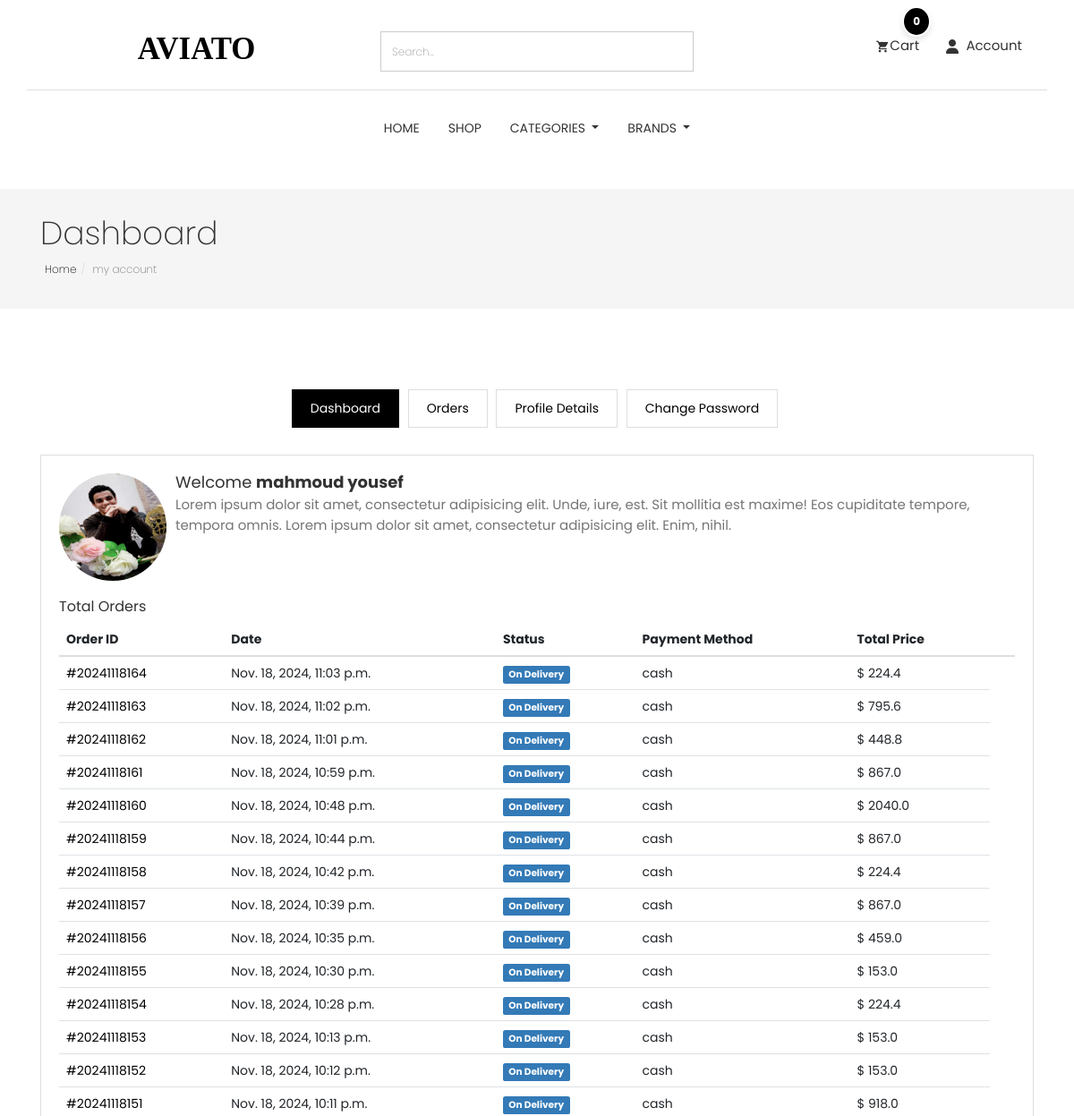
/accounts/dashboard/ (signed in, upper part), run on an earlier commit of the app's database.
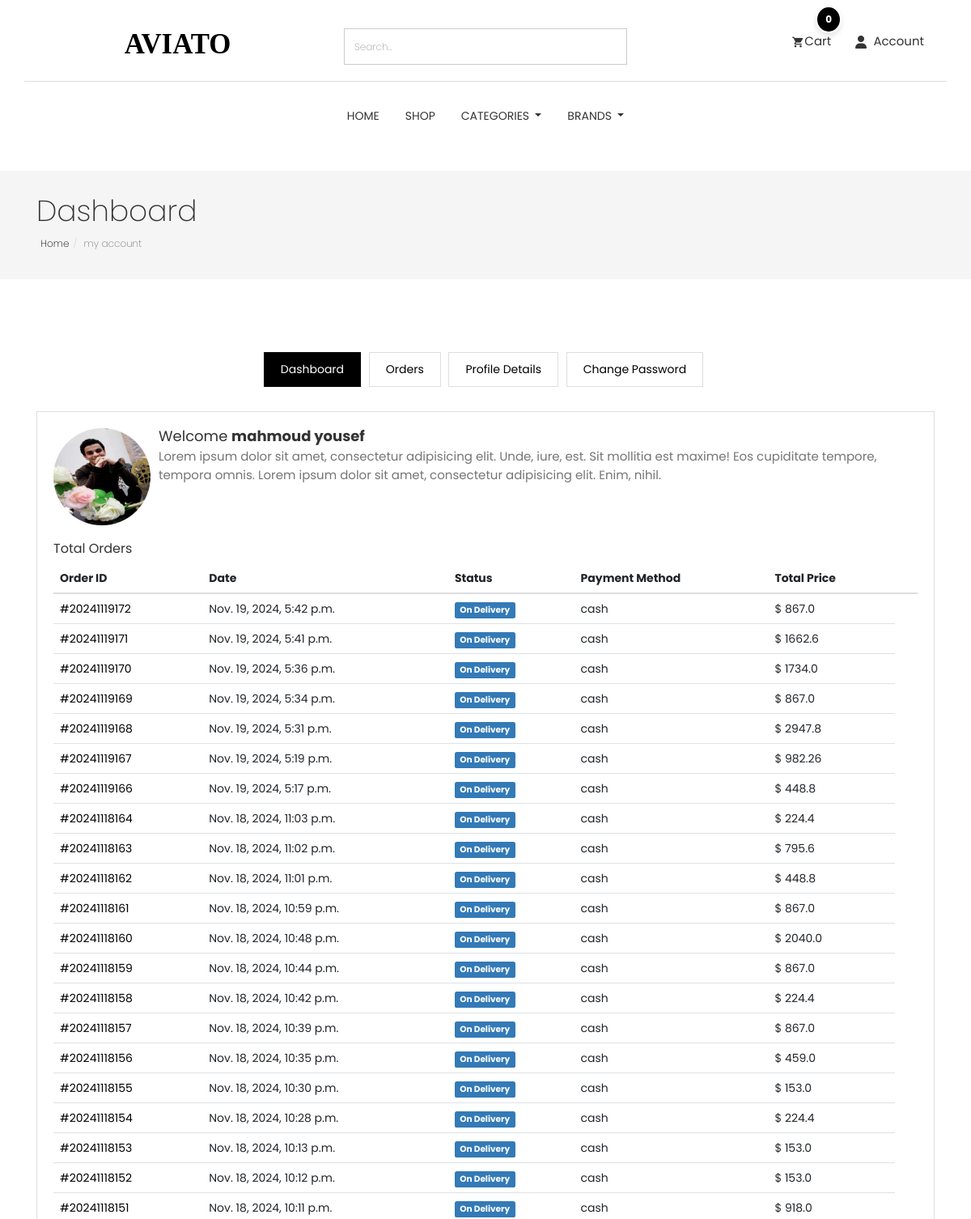
And on a later commit of the database.
### order/models.py (models this page shows, shortened)
class Order(models.Model):
    STATUS = (
        ('New', 'New'),
        ('On Delivery', 'On Delivery'),  # Add On Delivery status here
        ('Completed', 'Completed'),
        ('Cancelled', 'Cancelled'),
    )
    user = models.ForeignKey(User, verbose_name=_("user order"),on_delete=models.SET_NULL , null=True)
    payment = models.ForeignKey(Payment,  verbose_name=_("payment order"),on_delete=models.SET_NULL ,blank=True , null=True)
    order_number = models.CharField(_("order_number"),max_length=50)
    first_name = models.CharField(_("first_name"),max_length=50)
    last_name = models.CharField(_("last_name"),max_length=50)
    phone = models.CharField(_("phone"),max_length=50)
    zip_code = models.CharField(_("zip_code"),max_length=50,blank=True)
    email = models.EmailField(_("email"), max_length=254)
    address_line_1 = models.CharField(_("address_line_1"), max_length=50)
    address_line_2 = models.CharField(_("address_line_2"), max_length=50 , blank=True)
    country = models.CharField(_("country"), max_length=50 )
    state = models.CharField(_("state"), max_length=50 )
    payment_method = models.CharField(_("payment_method"), max_length=50 )
    city = models.CharField(_("city"), max_length=50 )
    order_note = models.CharField(_("order_note"), max_length=1000 , blank=True)
    order_total = models.FloatField(_("order_total"),)
    tax = models.FloatField(_("tax"),)
    status = models.CharField(_("status"),choices=STATUS,default='New' , max_length=15)
    ip = models.CharField(_("ip"),max_length=50  ,blank=True)
    is_orderd = models.BooleanField(_("is_orderd"),default=False)
    created_at = models.DateTimeField(_("created_at"), default=timezone.now)
    updated_at = models.DateTimeField(_("updated_at"),default=timezone.now)
    class Meta:
        verbose_name = _("Orders")
        verbose_name_plural = _("Orders")

### accounts/views.py (the view)
# urls.py: path('dashboard/' , views.dashboard , name="dashboard" ),
@login_required(login_url='login')
def dashboard(request):
    profile=Profile.objects.get(user=request.user)
    orders = Order.objects.order_by('-created_at').filter(user_id=request.user.id,is_orderd=True)
    orders_count = orders.count()
    return render(request,'profile/dashboard.html',{
        'profile':profile,
        'orders':orders,
        'orders_count':orders_count,
    })

### accounts/models.py (called while the page is built)
    @property
    def full_name(self):
        return f'{self.user.first_name} {self.user.last_name}'

### category/category_context.py (called while the page is built)
def nav_links(request):
    categories_nav = Category.objects.all()
    subcategories_nav = Subcategory.objects.all()
    brands_nav = Brand.objects.all()
    context = {
        'categories_nav':categories_nav,
        'brands_nav':brands_nav,
        'subcategories_nav':subcategories_nav,
    }
    return context

### category/models.py (called while the page is built)
    def get_url(self):
        return reverse('products_by_subcategory',args=[self.id])

### store/models.py (called while the page is built)
    def get_url(self):
        return reverse('products_by_brand',args=[self.id])

    def __str__(self):
        return self.name

### accounts/templates/profile/dashboard.html (shortened to what this page needs)
{% extends "base.html" %}
{% load static %}
{% block body %}
<section class="page-header">
	<div class="container">
		<div class="row">
			<div class="col-md-12">
				<div class="content">
					<h1 class="page-name">Dashboard</h1>
					<ol class="breadcrumb">
						<li><a href="/">Home</a></li>
						<li class="active">my account</li>
					</ol>
				</div>
			</div>
		</div>
	</div>
</section>
<section class="user-dashboard page-wrapper">
	<div class="container">
		<div class="row">
			<div class="col-md-12">
				<ul class="list-inline dashboard-menu text-center">
					<li><a class="active" href="{% url 'dashboard' %}">Dashboard</a></li>
					<li><a href="{% url 'orders'%}">Orders</a></li>
					<li><a href="{% url 'profile' %}">Profile Details</a></li>
                    <li><a href="{% url 'change_password' %}">Change Password</a></li>
				</ul>
				<div class="dashboard-wrapper user-dashboard">
					<div class="media">
						<div class="pull-left">
							<img class="media-object user-img" src="{% if profile.image %} {{profile.image.url}} {% endif %}" alt="Image">
						</div>
						<div class="media-body">
							<h2 class="media-heading">Welcome <strong>{{profile.full_name}}</strong></h2>
							<p>Lorem ipsum dolor sit amet, consectetur adipisicing elit. Unde, iure, est. Sit mollitia est maxime! Eos
								cupiditate tempore, tempora omnis. Lorem ipsum dolor sit amet, consectetur adipisicing elit. Enim, nihil. </p>
						</div>
					</div>
					<div class="total-order mt-20">
						<h4>Total Orders</h4>
						<div class="table-responsive">
							<table class="table">
								<thead>
									<tr>
										<th>Order ID</th>
										<th>Date</th>
										<th>Status</th>
										<th>Payment Method</th>
										<th>Total Price</th>
										<th></th>
									</tr>
								</thead>
								<tbody>
									{% for order in orders %}
									<tr>
										<td><a href="{% url 'order_detail' order.order_number %}">#{{order.order_number}}</a></td>
										<td>{{order.created_at}}</td>
										{% if order.status == "On Delivery" %}
									<td><span class="label label-primary">{{order.status}}</span></td>
                                    {% elif order.status == "Completed" %}
                                    <td><span class="label label-success">{{order.status}}</span></td>
                                    {% elif order.status == "Cancelled" %}
                                    <td><span class="label label-danger">{{order.status}}</span></td>
                                    {% elif order.status == "New" %}
                                    <td><span class="label label-info">{{order.status}}</span></td>
                                    {% endif %}
										<td>{{order.payment_method}}</td>
										<td>$ {{order.order_total}}</td>
									</tr>
									{% endfor %}
								</tbody>
							</table>
						</div>
					</div>
				</div>
			</div>
		</div>
	</div>
</section>
{% endblock body %}

What changed in the data, as far as the page shows it:
added Order: order_number "20241119172", created_at "Nov. 19, 2024, 5:42 p.m.", status "On Delivery", payment_method "cash", order_total "867.0"
added Order: order_number "20241119171", created_at "Nov. 19, 2024, 5:41 p.m.", status "On Delivery", payment_method "cash", order_total "1662.6"
added Order: order_number "20241119170", created_at "Nov. 19, 2024, 5:36 p.m.", status "On Delivery", payment_method "cash", order_total "1734.0"
added Order: order_number "20241119169", created_at "Nov. 19, 2024, 5:34 p.m.", status "On Delivery", payment_method "cash", order_total "867.0"
added Order: order_number "20241119168", created_at "Nov. 19, 2024, 5:31 p.m.", status "On Delivery", payment_method "cash", order_total "2947.8"
added Order: order_number "20241119167", created_at "Nov. 19, 2024, 5:19 p.m.", status "On Delivery", payment_method "cash", order_total "982.26"
added Order: order_number "20241119166", created_at "Nov. 19, 2024, 5:17 p.m.", status "On Delivery", payment_method "cash", order_total "448.8"
